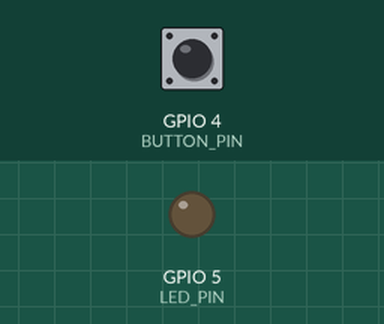
Simulated run of this program. Board: ESP32. On the bench: output pins drawn as LEDs (lit = HIGH). The test bench sets the inputs (shaded band); at power-on: GPIO 4 (BUTTON_PIN) LOW. What the program prints to the serial monitor is not drawn.

Above: at 1.2 s.
1.3 s: GPIO 4 (BUTTON_PIN) pulled HIGH for 0.15 s
At 1.38 s:
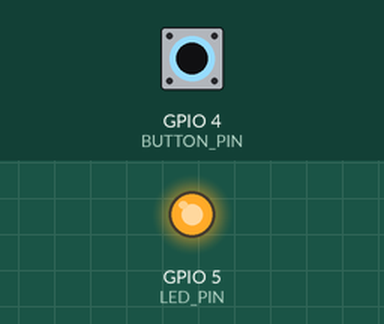
2.9 s: GPIO 4 (BUTTON_PIN) pulled HIGH for 3.2 s
At 6.9 s:
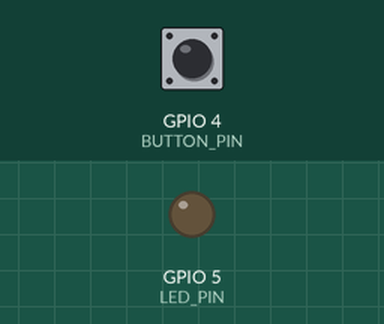
7.6 s: GPIO 4 (BUTTON_PIN) driven HIGH
At 8.0 s:
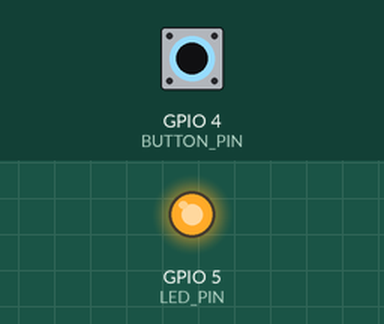
10.6 s: GPIO 4 (BUTTON_PIN) driven LOW
At 11.6 s:
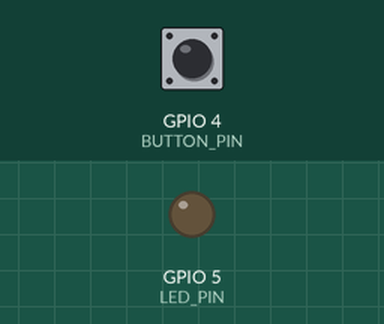
Timing chart, 0 to 13.6 s (numbered marks = the images above; inputs shaded):
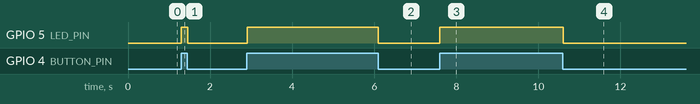

Measured:
- after the input at 1.3 s, GPIO 5 (LED_PIN): LOW → HIGH at once, → LOW 0.15 s later
- after the input at 2.9 s, GPIO 5 (LED_PIN): LOW → HIGH at once, → LOW 3.2 s later
- after the input at 7.6 s, GPIO 5 (LED_PIN): LOW → HIGH at once
- after the input at 10.6 s, GPIO 5 (LED_PIN): HIGH → LOW at once

The program:

main.cpp
```cpp
#include <Arduino.h>

#define LED_PIN 5
#define BUTTON_PIN 4

void setup() {
  Serial.begin(9600);
  pinMode(LED_PIN, OUTPUT);
  pinMode(BUTTON_PIN, INPUT_PULLDOWN);

  digitalWrite(LED_PIN, LOW);
}

void loop() {
  int buttonState = digitalRead(BUTTON_PIN);
  if (buttonState == HIGH) {
    digitalWrite(LED_PIN, HIGH);
    Serial.println("HIGH");
  } else {
    digitalWrite(LED_PIN, LOW);
    Serial.println("LOW");
  }
}
```
